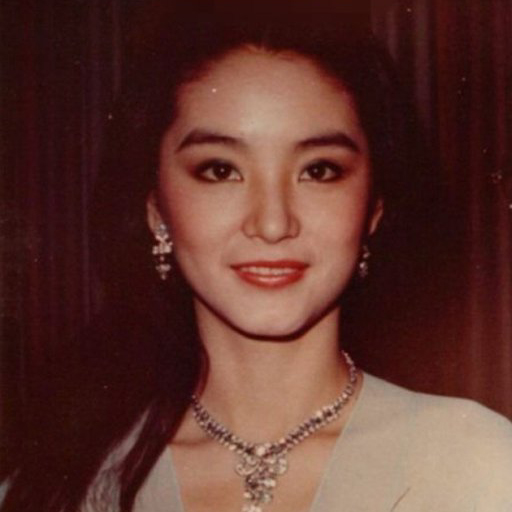
#> input picture 实验二/3/test_image.jpg, 512 x 512 px
$ python dct_3.py
#> lines starting #> are read from the running program, lines starting #| are printed output that depends on the picture; after the words box and inside, x2 and y2 are one past the last pixel; in counts of white or black regions, pixels touching at a corner belong together
"""
DCT图像压缩实验 - 实验三
功能：对整个512x512灰度图像进行DCT变换，保留前K个最大系数进行重建
特点：根据系数幅值大小选择保留，模拟实际JPEG压缩的系数选择策略
"""

import numpy as np
import matplotlib.pyplot as plt
import os
from PIL import Image

def create_dct_matrix(n):
    """
    创建n×n的DCT变换矩阵

    DCT变换公式:
    C[i,j] = α(i) * cos[(2j+1)iπ/(2n)]
    其中 α(i) = 1/√n (当i=0), √(2/n) (当i≠0)

    参数:
        n: 矩阵大小
    返回:
        dct_matrix: n×n的DCT变换矩阵
    """
    dct_matrix = np.zeros((n, n), dtype=np.float64)

    for i in range(n):
        for j in range(n):
            # 归一化系数
            if i == 0:
                alpha_i = np.sqrt(1.0 / n)
            else:
                alpha_i = np.sqrt(2.0 / n)

            # DCT基函数
            dct_matrix[i, j] = alpha_i * np.cos((2 * j + 1) * i * np.pi / (2 * n))

    return dct_matrix

def dct_2d(image):
    """
    实现2D DCT变换

    公式: F = C * f * C^T

    参数:
        image: 输入图像 (MxN)
    返回:
        dct_coeffs: DCT系数 (MxN)
    """
    M, N = image.shape
    C_m = create_dct_matrix(M)
    C_n = create_dct_matrix(N)

    # 应用DCT变换
    dct_coeffs = C_m @ image @ C_n.T
    return dct_coeffs

def idct_2d(dct_coeffs):
    """
    实现2D逆DCT变换

    公式: f = C^T * F * C

    参数:
        dct_coeffs: DCT系数 (MxN)
    返回:
        image: 重建图像 (MxN)
    """
    M, N = dct_coeffs.shape
    C_m = create_dct_matrix(M)
    C_n = create_dct_matrix(N)

    # 应用逆DCT变换
    image = C_m.T @ dct_coeffs @ C_n
    return image

# [34 lines left out: function calculate_quality_metrics, not called in this run]

def load_image(image_path):
    """
    加载图像并转换为灰度

    参数:
        image_path: 图像路径
    返回:
        gray: 灰度图像数组
    """
#> called with image_path = 'test_image.jpg'
    if not os.path.exists(image_path):
        print(f"[错误] 找不到图像文件: {image_path}")
        return None

    # 使用PIL读取图像
    img = Image.open(image_path)
#> img is the input picture: PIL image 512x512 RGB; mean R, G, B 93.4, 52.9, 45.4

    # 转换为灰度
    gray = img.convert('L')
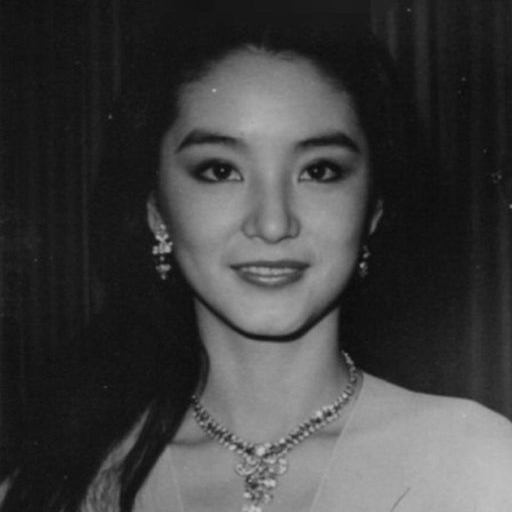
#> gray: PIL image 512x512 L; min 10, max 196, mean 64.1

    # 转换为numpy数组
    gray_array = np.array(gray, dtype=np.float64)

    return gray_array

def process_with_top_k_coefficients(image_path="test_image.jpg", k=1000):
    """
    对整幅图像进行DCT变换，保留前K个最大系数

    参数:
        image_path: 图像文件路径
        k: 保留的系数数量
    返回:
        original: 原始图像
        result: 处理后的图像
        stats: 统计信息字典
    """
    print("="*60)
    print(f"DCT图像压缩实验 - 保留前{k}个最大系数")
    print("="*60)

    # 1. 加载图像
    gray = load_image(image_path)
    if gray is None:
        return None, None, None

    print(f"[成功] 读取图像: {image_path}")
    print(f"   原始大小: {gray.shape[0]}x{gray.shape[1]}")
#|    原始大小: 512x512

    # 2. 调整为512x512
    if gray.shape != (512, 512):
        img_pil = Image.fromarray(gray.astype(np.uint8))
        img_pil = img_pil.resize((512, 512))
        gray = np.array(img_pil, dtype=np.float64)
        print(f"   调整为: 512x512")
    else:
        print(f"   图像大小: 512x512")

    # 3. 对整幅图像进行DCT变换
    print(f"\n[处理] 开始整图DCT变换...")
    dct_coeffs = dct_2d(gray)
#> after the loop in create_dct_matrix, `for i in range(n):`:
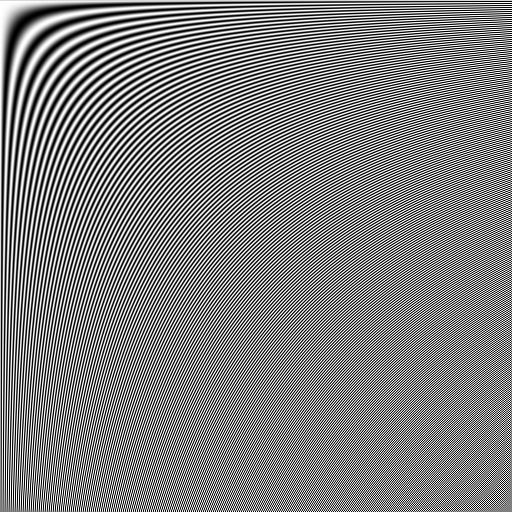
#> dct_matrix: shape (512, 512) float64; min -0.0625, max 0.0625, mean 8.63e-05; drawn with min black and max white
    print(f"   DCT变换完成")

    # 4. 按系数绝对值大小排序，保留前K个
    print(f"[处理] 选择前{k}个最大系数...")

    # 计算每个系数的绝对值
    abs_coeffs = np.abs(dct_coeffs)

    # 获取排序后的索引（从大到小）
    sorted_indices = np.argsort(-abs_coeffs.ravel())

    # 创建掩码，标记要保留的系数
    mask = np.zeros_like(dct_coeffs, dtype=bool)
    flat_mask = mask.ravel()
    flat_mask[sorted_indices[:k]] = True
    mask = flat_mask.reshape(dct_coeffs.shape)

    # 只保留前K个系数
    dct_coeffs_filtered = np.where(mask, dct_coeffs, 0.0)
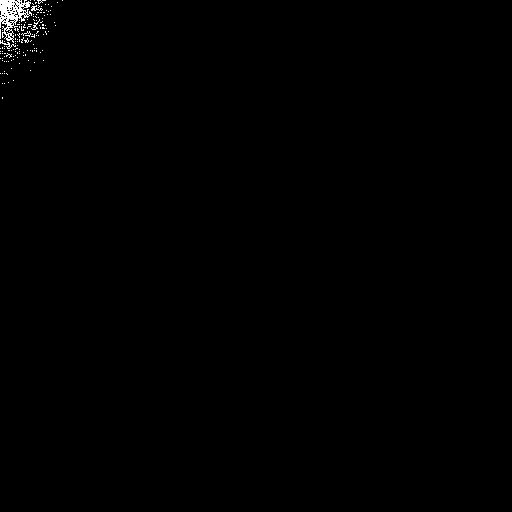
#> mask: shape (512, 512) bool; 0.38% white in thin lines or dots, all inside (x1, y1, x2, y2) = (0, 0, 63, 99)

    # 统计保留的系数分布
    kept_positions = np.where(mask)
#> kept_positions = 1000 positions, rows 0 to 98, columns 0 to 62
    max_u = np.max(kept_positions[0]) if len(kept_positions[0]) > 0 else 0
#> max_u = 98
    max_v = np.max(kept_positions[1]) if len(kept_positions[1]) > 0 else 0
#> max_v = 62

    print(f"   保留系数数量: {k}")
    print(f"   系数分布范围: (0-{max_u}, 0-{max_v})")
#|    系数分布范围: (0-98, 0-62)
    print(f"   最大系数值: {np.max(abs_coeffs):.2f}")
#|    最大系数值: 32843.99
    print(f"   第{k}大系数值: {abs_coeffs.ravel()[sorted_indices[k-1]]:.2f}")
#|    第1000大系数值: 100.35

    # 5. 逆DCT重建
    print(f"[处理] 开始逆DCT变换重建...")
    result = idct_2d(dct_coeffs_filtered)

    # 6. 裁剪到有效范围
    result = np.clip(result, 0, 255)

    print(f"\n[完成] 图像处理完成!")

    # 7. 统计信息
    total_coefficients = 512 * 512
    kept_coefficients = k

    stats = {
        'total_coefficients': total_coefficients,
        'kept_coefficients': kept_coefficients,
        'compression_ratio': total_coefficients / kept_coefficients,
        'kept_percentage': (kept_coefficients / total_coefficients) * 100,
        'max_freq_u': max_u,
        'max_freq_v': max_v,
        'k': k
    }
#> stats = {'total_coefficients': 262144, 'kept_coefficients': 1000, 'compression_ratio': 262.1, 'kept_percentage': 0.381, 'max_freq_u': 98, 'max_freq_v': 62, 'k': 1000}

    return gray, result, stats

# [72 lines left out: function visualize_results, not called in this run]

def main():
    """主函数"""
    # 可以修改这里的K值来测试不同的压缩比
    K_VALUE = 1000

    # 处理图像
    original, processed, stats = process_with_top_k_coefficients("test_image.jpg", k=K_VALUE)

    if original is None:
        print("\n[失败] 程序执行失败，请检查图像文件路径")
        return

    # 计算PSNR
    psnr = calculate_psnr(original, processed)

    # 打印统计信息
    print("\n" + "="*60)
    print("Experiment Results - Statistics")
    print("="*60)

    # 计算所有质量指标
    metrics = calculate_quality_metrics(original, processed)

    # 主观质量评级
    psnr = metrics['PSNR']
    if psnr == float('inf'):
        quality_rating = "Perfect"
    elif psnr > 40:
        quality_rating = "Excellent"
    elif psnr > 30:
        quality_rating = "Good"
    elif psnr > 25:
        quality_rating = "Acceptable"
    elif psnr > 20:
        quality_rating = "Fair"
    else:
        quality_rating = "Poor"

    print(f"[Compression Statistics]")
    print(f"  Total DCT Coefficients: {stats['total_coefficients']:,}")
    print(f"  Kept Coefficients: {stats['kept_coefficients']:,}")
    print(f"  Compression Ratio: {stats['compression_ratio']:.2f}:1")
    print(f"  Kept Percentage: {stats['kept_percentage']:.4f}%")
    print(f"\n[Quality Assessment - Objective Metrics]")
    print(f"  MSE  (Mean Square Error):        {metrics['MSE']:.4f}")
    print(f"  RMSE (Root Mean Square Error):   {metrics['RMSE']:.4f}")
    print(f"  SNR  (Signal-to-Noise Ratio):    {metrics['SNR']:.2f} dB")
    print(f"  PSNR (Peak Signal-to-Noise):     {metrics['PSNR']:.2f} dB")
    print(f"\n[Quality Assessment - Subjective Rating]")
    print(f"  Quality Grade: {quality_rating}")
    print(f"\n[Additional Info]")
    print(f"  Max Frequency Range: ({stats['max_freq_u']}, {stats['max_freq_v']})")
    print("="*60)

    # 保存处理后的图像
    output_path = f"top_{K_VALUE}_coefficients.jpg"
    Image.fromarray(processed.astype(np.uint8)).save(output_path)
    print(f"\n[保存] 处理后的图像已保存: {output_path}")

    # 可视化结果
    print(f"[可视化] 正在生成可视化结果...")
    fig = visualize_results(original, processed, stats, psnr)

    # 保存可视化结果
    viz_path = f"dct3_top{K_VALUE}_visualization.png"
    fig.savefig(viz_path, dpi=150, bbox_inches='tight')
    print(f"[保存] 可视化结果已保存: {viz_path}")

    # 显示图像
    try:
        plt.show()
        print("\n[完成] 实验完成!")
    except Exception as e:
        print(f"\n[警告] 无法显示图形窗口: {e}")
        print(f"   请查看保存的图像文件")

# 运行实验
if __name__ == "__main__":
    try:
        main()
    except KeyboardInterrupt:
        print("\n\n[中断] 用户中断程序执行")
    except Exception as e:
        print(f"\n\n[错误] 程序执行出错: {e}")
        import traceback
        traceback.print_exc()

$ run again, with 实验二/3/dct_1000_coefficients.png saved as 实验二/3/test_image.jpg
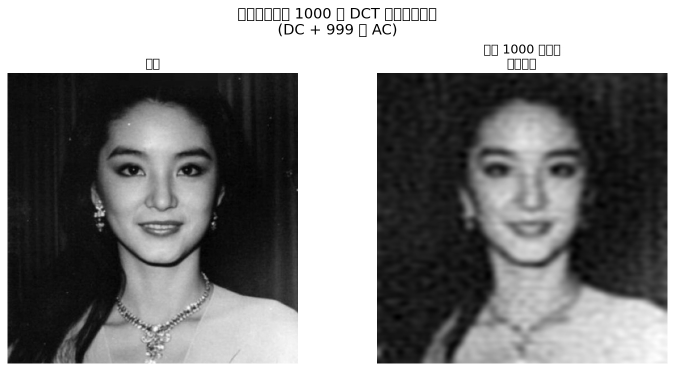
#> input picture 实验二/3/dct_1000_coefficients.png, 1349 x 742 px (shown at 1/2 size)
#> in load_image, img is the input picture: PIL image 1349x742 RGB; min 0, max 255, mean 133.6
#|    原始大小: 742x1349
#> in process_with_top_k_coefficients, `dct_coeffs_filtered = np.where(mask, dct_coeffs, 0.0)`:
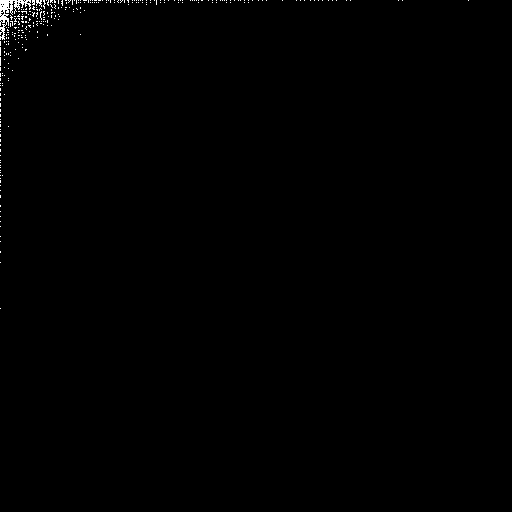
#> mask: shape (512, 512) bool; 0.38% white in thin lines or dots, all inside (x1, y1, x2, y2) = (0, 0, 469, 309)
#> kept_positions = 1000 positions, rows 0 to 308, columns 0 to 468
#> max_u = 308
#> max_v = 468
#|    系数分布范围: (0-308, 0-468)
#|    最大系数值: 68369.10
#|    第1000大系数值: 215.64
#> in process_with_top_k_coefficients, `result = np.clip(result, 0, 255)`:
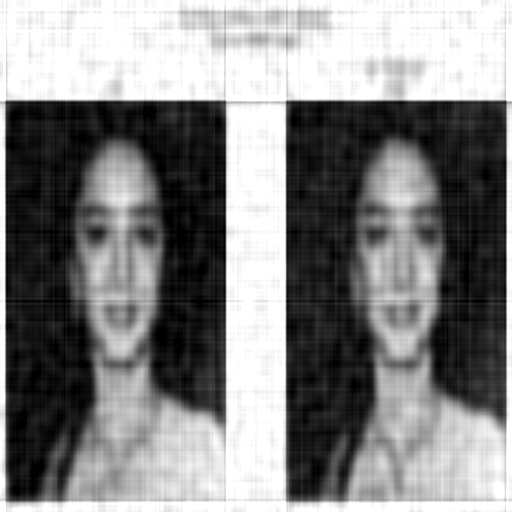
#> result: shape (512, 512) float64; min 0, max 255, mean 132.3
#> in process_with_top_k_coefficients, `stats = { 'total_coefficients': total_coefficients, 'kept_coefficients..`: stats = {'total_coefficients': 262144, 'kept_coefficients': 1000, 'compression_ratio': 262.1, 'kept_percentage': 0.381, 'max_freq_u': 308, 'max_freq_v': 468, 'k': 1000}
